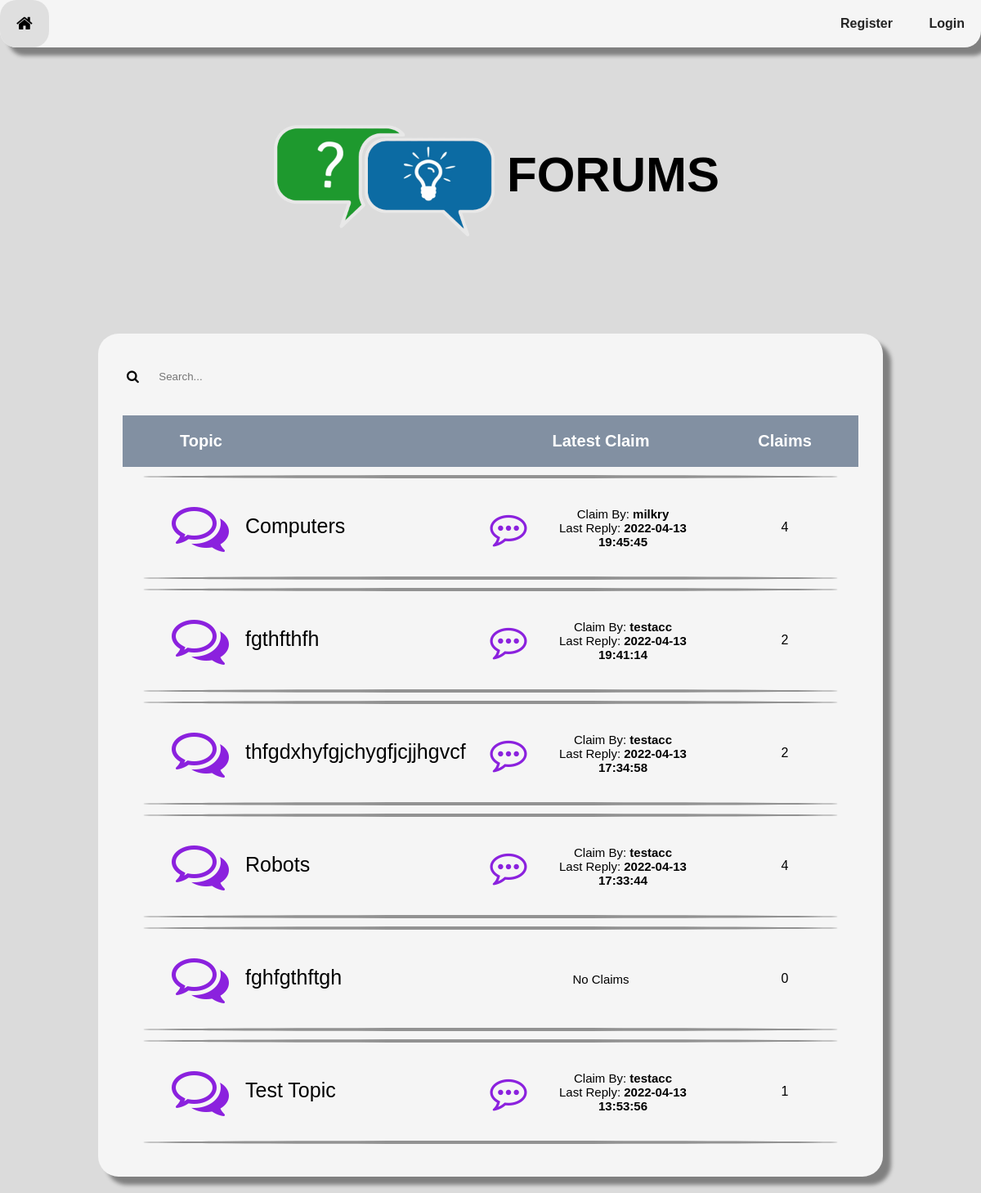
The page / on the database its author committed.
### tables this page shows
CREATE TABLE topic (
    topicID INTEGER NOT NULL PRIMARY KEY AUTOINCREMENT,
    topicName TEXT NOT NULL,
    postingUser INTEGER REFERENCES user(userID) ON DELETE SET NULL ON UPDATE CASCADE,
    creationTime INTEGER NOT NULL,
    updateTime INTEGER NOT NULL
);

CREATE TABLE user (
    userID INTEGER NOT NULL PRIMARY KEY AUTOINCREMENT,
    userName TEXT NOT NULL,
    passwordHash BLOB NOT NULL,
    isAdmin BOOLEAN NOT NULL,
    creationTime INTEGER NOT NULL,
    lastVisit INTEGER NOT NULL
);

### server.py (the view)
@app.route('/')
def homepage():
    topics = getAllTopics()
    if isUserLoggedIn():
        return render_template("Homepage.html", loggedIn=True, username=session["Username"], topics=topics)
    return render_template("Homepage.html", topics=topics)

### server.py (called while the page is built)
def isUserLoggedIn():
    if session.get("userID"):
        return True
    return False

def getUsername(id):
    db = sqlite3.connect(PATH)
    cursor = db.cursor()
    user = cursor.execute(
        "select userName from user where userID=?", (id,))
    for row in user:
        username = row[0]
    db.close()
    return username

def getTotalClaimsInTopic(topicId):
    db = sqlite3.connect(PATH)
    cursor = db.cursor()
    claim = cursor.execute(
        "select count(*) from claim where topic=?", (topicId,))
    for row in claim:
        return row[0]

def getLatestClaimInTopic(topicId):
    db = sqlite3.connect(PATH)
    cursor = db.cursor()
    latestClaim = cursor.execute(
        "select claimID, postingUser, updateTime from claim where topic=? order by updateTime desc limit 1", (topicId,))
    class LatestClaim:
        HasClaim = False
    for row in latestClaim:
        class LatestClaim:
            HasClaim = True
            Id = row[0]
            Username = getUsername(row[1])
            UpdatedAt = convertJulianTime(row[2], "FULL")
    return LatestClaim

def getAllTopics():
    db = sqlite3.connect(PATH)
    cursor = db.cursor()
    topics = cursor.execute(
        "select topicID, topicName, postingUser from topic order by updateTime desc")
    topicList = []
    for row in topics:
        topicId = row[0]
        topicName = row[1]
        poster = row[2]
        class Topic:
            Id = topicId
            Name = topicName
            Creator = getUsername(poster)
            Claims = getTotalClaimsInTopic(Id)
            Claim = getLatestClaimInTopic(Id)
        topicList.append(Topic)
    db.close()
    return topicList

def convertJulianTime(julianTime, format):
    db = sqlite3.connect(PATH)
    cursor = db.cursor()
    if str(format).upper() == "FULL":
        time = cursor.execute("select datetime(?)", (julianTime,))
    elif str(format).upper() == "DATE":
        time = cursor.execute("select date(?)", (julianTime,))
    elif str(format).upper() == "TIME":
        time = cursor.execute("select time(?)", (julianTime,))
    else:
        return "Invalid"
    for row in time:
        return row[0]

### templates/homepage.html (shortened to what this page needs)
<!DOCTYPE html>
<html>
<head>
    <link rel="stylesheet" type="text/css" href="{{ url_for('static', filename='CSS/global.css') }}">
    <link rel="stylesheet" type="text/css"
        href="https://stackpath.bootstrapcdn.com/font-awesome/4.7.0/css/font-awesome.min.css">
</head>
<body onload="load()">
    <div class="blackbarContainer">
        <button id="homeBtn" style="float: left;" onclick="location.href='/'" class="blackbarButtons"><i
                class="fa fa-home fa-lg" aria-hidden="true"></i></button>
        {% if loggedIn is defined %}
        <button id="logoutBtn" style="display: inline-block;" onclick="location.href='/logout'"
            class="blackbarButtons"><i class="fa fa-sign-out fa-lg" aria-hidden="true"></i></button>
        {% else %}
        <button id="registerBtn" style="display: inline-block;" onclick="overlayOn('overlayRegister')"
            class="blackbarButtons"><b>Register</b></button>
        <button id="loginBtn" style="display: inline-block;" onclick="overlayOn('overlayLogin')"
            class="blackbarButtons"><b>Login</b></button>
        {% endif %}
    </div>
    <div class="logoContainer">
        <h1 style="vertical-align: middle;" class="logoTitle"><img style="vertical-align: middle;" width="300px"
                height="300px" src="../static/Resources/Images/logo.png" />FORUMS</h1>
    </div>
    <div class="forumsContainer">
        <div class="flex-container-space-between">
            <div>
                <label class="searchLabel"><i class="fa fa-search" aria-hidden="true"></i></label>
                <input class="searchField" type="search" placeholder="Search..." id="search" />
            </div>
        </div>
        <div class="topicContainerTitle grid-container-topics">
            <span style="color: white; margin-left: 70px;"><b>Topic</b></span>
            <span style="color: white;" class="grid-content-center"><b>Latest Claim</b></span>
            <span style="color: white;" class="grid-content-center"><b>Claims</b></span>
        </div>
        {% for topic in topics %}
        <div>
            <hr>
            <div class="grid-container-topics">
                <div onclick="location.href='/{{ topic.Id }}'" style="margin-left: 20px;"
                    class="topicContainer grid-content-middle">
                    <span class="topic"><i class="fa fa-comments-o fa-4x topicIcon" aria-hidden="true"></i>{{ topic.Name
                        }}</span>
                </div>
                <div style="font-size: 15px;" class="topic grid-content-center">
                    {% if topic.Claim.HasClaim == True %}
                    <div onclick="location.href='/{{ topic.Id }}/{{ topic.Claim.Id }}'"
                        style="display: grid; grid-template-columns: 20% 80%; justify-items: center; align-items: center; text-align: center;"
                        class="topicContainer">
                        <i style="margin-right: 10px; color: var(--primary);" class="fa fa-commenting-o fa-3x"
                            aria-hidden="true"></i>
                        <div>
                            <span>Claim By: <b>{{ topic.Claim.Username }}</b></span>
                            <br>
                            <span>Last Reply: <b>{{ topic.Claim.UpdatedAt }}</b></span>
                        </div>
                    </div>
                    {% else %}
                    <span>No Claims</span>
                    {% endif %}
                </div>
                <div class="grid-content-center">
                    <span>{{ topic.Claims }}</span>
                </div>
            </div>
            <hr>
        </div>
        {% endfor %}
    </div>
</body>
</html>

### static/CSS/global.css (style rules this page uses)
:root { --primary: #8B21DE; --secondary: #6acc1f; --third: #8290a2; --background: rgb(219, 219, 219); --background2: whitesmoke; --text: black; --text2: white; --icon: black; --icon2: white; --form: whitesmoke; --highlight: rgb(223, 223, 223); --border: rgb(180, 180, 180); --link: dodgerblue; --containerShadow: gray; --admin:rgb(202, 0, 0); }
body { font-family: Helvetica, sans-serif; background-color: var(--background); margin: 0; padding: 0; }
h1, h2, h3, h4, h5, h6, p, span, small { color: var(--text); }
hr { border: 2px solid #929292; border-radius: 50%; margin: 10px 25px 10px 25px; }
.forumsContainer { background-color: var(--background2); border-radius: 25px; box-shadow: 10px 10px 5px var(--containerShadow); padding: 30px; margin-top: 40px; margin-left: 10%; margin-right: 10%; margin-bottom: 20px; }
.searchField { background-color: var(--form); vertical-align: middle; border: none; width: auto; margin: 5px; padding: 10px; }
.searchLabel { color: var(--icon); vertical-align: middle; margin: 5px; }
.blackbarContainer { background-color: var(--background2); box-shadow: 10px 10px 5px var(--containerShadow); text-align: right; display: block; border-bottom-left-radius: 20px; border-bottom-right-radius: 20px; }
.blackbarButtons { color: var(--text); background-color: transparent; border: none; cursor: pointer; padding: 20px; font-size: 16px; opacity: 0.85; }
.topicContainerTitle { background-color: var(--third); padding-top: 20px; padding-bottom: 20px; margin-top: 25px; margin-bottom: 5px; font-size: 20px; }
.flex-container-space-between { display: flex; justify-content: space-between; align-items: center; }
.grid-container-topics { display: grid; grid-template-columns: 50% 30% 20%; }
.grid-content-center { display: grid; justify-items: center; align-items: center; }
.grid-content-middle { display: grid; align-items: center; }

### templates/homepage.html (style rules this page uses)
.topicContainer { cursor: pointer; padding-top: 10px; padding-bottom: 10px; margin: 5px 0 5px 0; }
.topicIcon { color: var(--primary); vertical-align: middle; margin-left: 40px; margin-right: 20px; font-size: 70px; }
.topic { color: var(--text); font-size: 25px; vertical-align: middle; }
.logoContainer { margin-top: 10px; margin-bottom: 10px; }
.logoTitle { margin: auto; text-align: center; font-size: 60px; }

### rows shown on the page
topic: Name "Computers"
user: Claim.Username "milkry"
topic: Name "fgthfthfh"
user: Claim.Username "testacc" "testacc" "testacc" "testacc"
topic: Name "thfgdxhyfgjchygfjcjjhgvcf"
topic: Name "Robots"
topic: Name "fghfgthftgh"
topic: Name "Test Topic"

### other values the page prints
{{ topic.Claim.UpdatedAt }} "2022-04-13 19:45:45" "2022-04-13 19:41:14" "2022-04-13 17:34:58" "2022-04-13 17:33:44" "2022-04-13 13:53:56"
{{ topic.Claims }} "4" "2" "2" "4" "0" "1"
